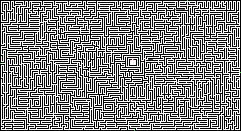
#> input picture indata/labirinto3b_marked.jpeg, 241 x 131 px
$ python dijkstra.py
#> lines starting #> are read from the running program, lines starting #| are printed output that depends on the picture
#> the answer given: indata/labirinto3b_marked.jpeg
from PIL import Image
import heapq
import json
import os
import copy


def find_shortest_path_by_weight(maze, start, end):
    """
   Questa funzione svolge una ricerca del percorso a peso minimo all'interno del
   labirinto, utilizzando l'algoritmo di Dijkstra.
   Dando in ingresso il labirinto, il punto di partenza e il punto di arrivo,
   la funzione restituirà una lista con tutte le tuple da percorrere tra Start
   ed end.

   Parameters
   ----------
   maze : list
       E' una matrice che rappresenta l'immagine di partenza.
   start : list
       Indica la posizione di partenza.
   end : tuple
       Indica la posizione di arrivo.
   Returns
   -------
   paths : list
       Restituisce il percorso a peso minimo trovati tra partenza e arrivo.
   """
    # Creiamo una coda vuota per tener traccia dei percorsi
    queue = []
   # Iniziamo l'algoritmo con il primo nodo, con un peso pari a 0
   # e inizializziamo il percorso inserendo al suo interno solo il primo nodo
    heapq.heappush(queue, (0, start, [start]))

    # Creiamo un dizionario per tenere traccia dei nodi visitati con il loro peso minimo
    visited = {start: 0}

    # Creiamo una variabile per tener traccia del peso totale del percorso
    weight_tot = None

    # Fintanto che ci sono nodi nella coda
    while queue:
        # Prendiamo l'elemento a peso minimo dalla coda e lo assegniamo alle variabili curr_weight, curr_pos e path
        curr_weight, curr_pos, path = heapq.heappop(queue)
        # Se il nodo corrente è quello finale
        if curr_pos == end:
            # Assegniamo il peso totale e restituiamo il percorso ottenuto
            weight_tot = curr_weight
            return path, weight_tot
        # Altrimenti, per ogni posizione adiacente al nodo corrente si verifica se esse siano state già visitate
        for next_pos, weight in get_adjacent_positions(maze, curr_pos):
            # Se la posizione adiacente non è stata visitata
            if next_pos not in visited:
                # Calcoliamo il nuovo peso totale
                new_weight = curr_weight + weight
                # Aggiungiamo la posizione adiacente al dizionario dei nodi visitati
                visited[next_pos] = new_weight
                # Creiamo una nuova lista del percorso con la posizione adiacente
                new_path = list(path)
                new_path.append(next_pos)
                # Inseriamo la posizione adiacente con il nuovo peso totale e il nuovo percorso nella coda
                heapq.heappush(queue, (new_weight, next_pos, new_path))
    # Se non ci sono percorsi validi, ritorna un valore nullo (None)
    return None, weight_tot

def get_adjacent_positions(maze, pos):
    """
    Questa funzione verifica quali tra le 4 posizioni adiacenti alla posizione corrente
    siano uno spazio percorribile e non un muro.
    Parameters
    ----------
    maze : list
        E' una matrice che rappresenta l'immagine di partenza.
    pos : tuple
        Rappresenta la casella di cui valutare le adiacenti.
    Returns
    -------
    valid_positions : list
        Restituisce tutte le caselle in cui è possibile spostarsi.
    """
    x, y = pos
    adjacent_positions = [(x-1, y), (x+1, y), (x, y-1), (x, y+1)]
    valid_positions = []
    for i,j in adjacent_positions:
        if i>=0 and j>=0 and i<len(maze) and j<len(maze[0]) and maze[i][j]!=-1:
            valid_positions.append(((i,j),maze[i][j]))
    return valid_positions

def image_to_maze(image):
    """
    Questa funzione trasforma l'immagine in ingresso in una matrice
    costituita da:

        - 0 se il colore RGB dei pixel è bianco, verde o rosso.

        - 1 se il colore RGB dei pixel è nero, quindi rappresenta il muro del
          labirinto

        - un numero da 1 a 15 se il colore RGB è una tonalità di grigio, rappresentando in questo
          modo il peso di una casella

    Parameters
    ----------
    image : image file

    Returns
    -------
    maze : list
        E' una matrice che rappresenta l'immagine di partenza.
    start : list
        E' una lista delle coordinate di tutte le caselle verdi (punti di partenza)
    end : tuple
        E' una lista con le coordinate di tutte le caselle rosse (punti di arrivo)
    image: TiffImageFile
        E' l'immagine ottenuta da filepath.
    """
    # Converte l'immagine in una matrice di pixel
    pixels = image.load()
    # Crea una matrice vuota per il labirinto
    maze = []
    # Inizializziamo start come lista vuota
    start = []
    end = ()
    # Scansiona i pixel dell'immagine per creare la matrice del labirinto
    for i in range(image.height):
        maze_row = []
        for j in range(image.width):
            pixel = pixels[j, i]
            # convertiamo il pixel in un numero, -1 se è un muro, 0 altrimenti
            if pixel == (255, 255, 255):
                maze_row.append(0) # cammino
            elif pixel == (0, 0, 0): # Pixel nero
                maze_row.append(-1) # muro
            elif pixel == (0, 255, 0): # Pixel verde
                maze_row.append(0) # inizio
                start.append((i, j))
            elif pixel == (255, 0, 0): # Pixel rosso
            # il rosso viene importato come (254,0,0) nel caso di una jpg
                maze_row.append(0) # fine
                end = (i, j)
            elif pixel[0] == pixel[1] == pixel[2]:
                # in tal caso utilizziamo il valore del pixel come peso
                # infatti i pixel grigi sono sempre nella forma (x,x,x)
                maze_row.append(pixel[0] // 16)
        maze.append(maze_row)
    return maze, start, end, image

# [72 lines left out: function json_to_maze, not called in this run]


def draw_path(image, path,index,ext=".tiff"):
    """
    Questa funzione colora sull' immagine del labirinto di partenza i percorsi possibili, colorandoli
    in maniera differente per ogni punto di partenza e salvandoli in immagini
    diverse per ogni percorso.

    Parameters
    ----------
    filepath : str

    paths : list
        Lista di tutte i percorsi che partono da una stessa casella di partenza.

    index : list
        Un intero che rappresenta a quale casella di partenza fà riferimento il percorso.

    ext : str
        Stringa che contiene l'estensione in cui salvare l'uscita, di default
        è impostata su ".tiff"

    Returns
    -------
    None.
    """
    # Serve creare una nuova immagine uguale a image e non solo un riferimento a questa
    new_image = copy.deepcopy(image)
    colors = [(0,255,255),(255,0,255),(0,128,0),(128,0,128),(255,255,0),(192,192,192)]
    name = filepath.split('.')[0] + '_start_' + str(index)
    # Apre l'immagine del labirinto e disegna il percorso
    pixels = new_image.load()
    # Disegna il percorso sul labirinto
    for x, y in path[1:(len(path)-1)]:
        pixels[y, x] = colors[index]  # Il colore del percorso in tal modo varia a seconda della posizione di partenza
        # Salva il labirinto risolto
    new_image.save(f'./Percorsi/{name}_path_{i+1}_dijkstra{ext}',format='PNG')


def load_maze(filepath,file_extension):
    '''
    Questa funzione prende in ingresso il path del file in input e richiama
    la funzione corretta per la conversione in matrice facendo un check sulla
    estensione del file.

    Parameters
    ----------
    filepath : str
        Path del file di input

    file_extension : str
        Stringa che contiene l'estensione in cui salvare l'uscita, di default
        è impostata su ".tiff"


    Returns
    -------
    None

    '''
#> called with filepath = 'indata/labirinto3b_marked.jpeg', file_extension = '.jpeg'
    # Se è un file immagine diverso da .tiff richiama la funzione image_to_maze
    # solo dopo aver convertito l'immagine in RGB
    if file_extension == ".png":
        img = Image.open(filepath)
        img = img.convert("RGB")
        return image_to_maze(img)
    if file_extension in [".tiff",".jpg",".jpeg"]:
        # Apre l'immagine del labirinto
        image = Image.open(filepath)
#> image is the input picture: PIL image 241x131 RGB; mean R, G, B 130.6, 130.6, 130.6
        return image_to_maze(image)
#> after the loop in image_to_maze, `for i in range(image.height):`: maze = 131 items; start = [(0, 187), (63, 0), (72, 240), (130, 134)]
    # Se è un file .json richiama la funzione json_to_maze
    elif file_extension == ".json":
        # Legge il file JSON
        with open(filepath) as json_file:
            data = json.load(json_file)
        return json_to_maze(data)
    # In qualsiasi altro caso, genera un errore in quanto il formato non è supportato
    else:
        raise ValueError("Formato file non supportato")


# [40 lines left out: function maze_to_image, not called in this run]


# Esempio di utilizzo
filepath = input("Inserisci il percorso del file (.json/.tiff/.png):")
_,ext = os.path.splitext(filepath)
maze, start, end, image = load_maze(filepath,ext)
#> maze = 131 items; start = [(0, 187), (63, 0), (72, 240), (130, 134)]; end = (59, 133)
paths = []
peso = []
for i in range(len(start)):
    path, weight = find_shortest_path_by_weight(maze, start[i], end)
    paths.append(path)
    peso.append(weight)
#> this loop made 4 passes

json_data = []

# Genera e riempie un dizionario path_info che conterrà le informazioni salvate nel json in uscita
for path,i in zip(paths,range(len(start))):
    path_info = {
    "start": start[i],
    "end": end
   }
    if path is not None:
        if ext == ".json":
            draw_path(image, path,i)
        else:
            draw_path(image, path,i,ext)
            path_info["length"] = len(path)
            path_info["weight"] = peso[i]
    else:
        no_path = "Nessun percorso possibile dalla posizione di partenza selezionata"
        path_info["length"] =  no_path
    json_data.append(path_info)
#> this loop made 4 passes
#> pass 1, in draw_path, `new_image.save(f'./Percorsi/{name}_path_{i+1}_dijkstra{ext}',format='P..`:
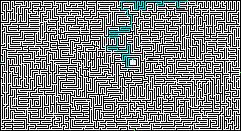
#> saved as labirinto3b_marked_start_0_path_1_dijkstra.jpeg: PIL image 241x131 RGB; mean R, G, B 127.7, 130.6, 130.6
#> pass 2, in draw_path (call 2), `new_image.save(f'./Percorsi/{name}_path_{i+1}_dijkstra{ext}',format='P..`:
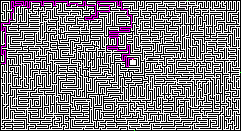
#> saved as labirinto3b_marked_start_1_path_2_dijkstra.jpeg: PIL image 241x131 RGB; mean R, G, B 130.6, 125.9, 130.6

# salva le informazioni del percorso in un file JSON
with open(f'./Percorsi/{filepath}_path_info.json', "w") as f:
    json.dump(json_data, f)
